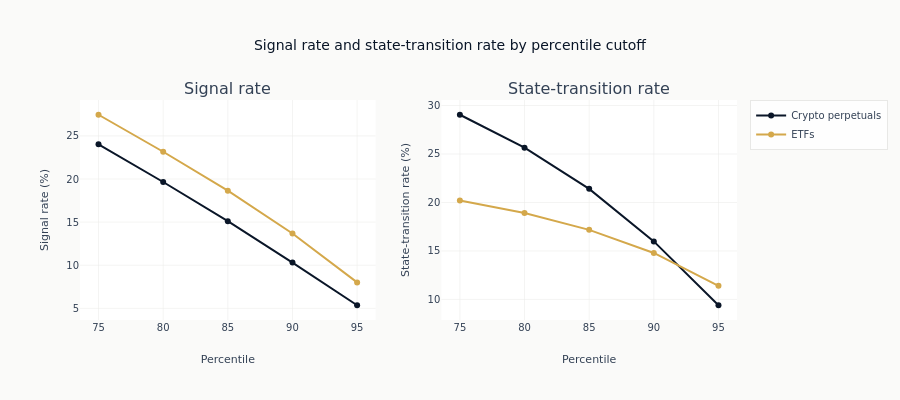

The cell this chart's notebook holds for it:
### Markdown cell above
## 9. What the cutoff buys

The same sweep in the other direction: lookback held at the shortest in the grid, percentile
varying. The shortest lookback is the one where the cutoff moves most, so this is the setting
pair that produces the widest range of behaviour.

### Code cell
fig = make_subplots(rows=1, cols=2, subplot_titles=["Signal rate", "State-transition rate"])

for case_study in CASE_STUDIES:
    data = comparison_df.filter(
        (pl.col("case_study") == case_study)
        & (pl.col("method") == "rolling_percentile")
        & (pl.col("window") == min(ROLLING_WINDOWS))
    ).sort("percentile")

    fig.add_trace(
        go.Scatter(
            x=data["percentile"].to_list(),
            y=(data["signal_rate"] * 100).to_list(),
            name=CASE_STUDIES[case_study],
            mode="lines+markers",
            line=dict(color=CASE_STUDY_COLORS[case_study]),
            marker=dict(color=CASE_STUDY_COLORS[case_study]),
        ),
        row=1,
        col=1,
    )
    fig.add_trace(
        go.Scatter(
            x=data["percentile"].to_list(),
            y=(data["transition_rate"] * 100).to_list(),
            name=CASE_STUDIES[case_study],
            mode="lines+markers",
            line=dict(color=CASE_STUDY_COLORS[case_study]),
            marker=dict(color=CASE_STUDY_COLORS[case_study]),
            showlegend=False,
        ),
        row=1,
        col=2,
    )

fig.update_layout(
    title="Signal rate and state-transition rate by percentile cutoff",
    height=400,
    margin=dict(t=100, r=140),
    legend=dict(x=1.02, y=1.0, xanchor="left", yanchor="top"),
)
fig.update_xaxes(title_text="Percentile", row=1, col=1)
fig.update_xaxes(title_text="Percentile", row=1, col=2)
fig.update_yaxes(title_text="Signal rate (%)", row=1, col=1)
fig.update_yaxes(title_text="State-transition rate (%)", row=1, col=2)
_pct_ends = {}
for case_study in CASE_STUDIES:
    _row = comparison_df.filter(
        (pl.col("case_study") == case_study)
        & (pl.col("method") == "rolling_percentile")
        & (pl.col("window") == min(ROLLING_WINDOWS))
    ).sort("percentile")
    _pct_ends[CASE_STUDIES[case_study]] = (
        _row["signal_rate"].to_list(),
        _row["transition_rate"].to_list(),
    )
_pct_sentences = " ".join(
    f"{name}: signal rate {sig[0] * 100:.1f} down to {sig[-1] * 100:.1f} percent, "
    f"state-transition rate {tr[0] * 100:.1f} down to {tr[-1] * 100:.1f} percent."
    for name, (sig, tr) in _pct_ends.items()
    if sig and tr
)
show_plotly_with_alt(
    fig,
    (
        f"Two line panels against the percentile cutoff, swept from {min(PERCENTILES)} to "
        f"{max(PERCENTILES)}, one line per prediction set, signal rate on the left and "
        "state-transition rate on the right. Only the trailing-percentile method is plotted, "
        f"with its window pinned at the shortest in the grid, {min(ROLLING_WINDOWS)} "
        "observations, so the sweep varies the cutoff alone. The cutoff is the percentile of "
        "that trailing window a score must exceed to fire. Drawn beside the lookback sweep "
        "so the rule's two settings can be read the same way."
    ),
)

### Figure 1 — Plotly figure (JSON) as saved in the notebook; plotly's stock layout.template omitted (floating-point values rounded to 4 significant figures)
{"data": [{"line": {"color": "#0a1628"}, "marker": {"color": "#0a1628"}, "mode": "lines+markers", "name": "Crypto perpetuals", "type": "scatter", "x": [75, 80, 85, 90, 95], "xaxis": "x", "y": [24.02, 19.65, 15.11, 10.31, 5.36], "yaxis": "y"}, {"line": {"color": "#0a1628"}, "marker": {"color": "#0a1628"}, "mode": "lines+markers", "name": "Crypto perpetuals", "showlegend": false, "type": "scatter", "x": [75, 80, 85, 90, 95], "xaxis": "x2", "y": [29.05, 25.65, 21.4, 15.98, 9.399], "yaxis": "y2"}, {"line": {"color": "#D4A84B"}, "marker": {"color": "#D4A84B"}, "mode": "lines+markers", "name": "ETFs", "type": "scatter", "x": [75, 80, 85, 90, 95], "xaxis": "x", "y": [27.45, 23.16, 18.65, 13.68, 8.009], "yaxis": "y"}, {"line": {"color": "#D4A84B"}, "marker": {"color": "#D4A84B"}, "mode": "lines+markers", "name": "ETFs", "showlegend": false, "type": "scatter", "x": [75, 80, 85, 90, 95], "xaxis": "x2", "y": [20.21, 18.91, 17.17, 14.79, 11.41], "yaxis": "y2"}], "layout": {"annotations": [{"font": {"size": 16}, "showarrow": false, "text": "Signal rate", "x": 0.225, "xanchor": "center", "xref": "paper", "y": 1.0, "yanchor": "bottom", "yref": "paper"}, {"font": {"size": 16}, "showarrow": false, "text": "State-transition rate", "x": 0.775, "xanchor": "center", "xref": "paper", "y": 1.0, "yanchor": "bottom", "yref": "paper"}], "height": 400, "legend": {"x": 1.02, "xanchor": "left", "y": 1.0, "yanchor": "top"}, "margin": {"r": 140, "t": 100}, "title": {"text": "Signal rate and state-transition rate by percentile cutoff"}, "xaxis": {"anchor": "y", "domain": [0.0, 0.45], "title": {"text": "Percentile"}}, "xaxis2": {"anchor": "y2", "domain": [0.55, 1.0], "title": {"text": "Percentile"}}, "yaxis": {"anchor": "x", "domain": [0.0, 1.0], "title": {"text": "Signal rate (%)"}}, "yaxis2": {"anchor": "x2", "domain": [0.0, 1.0], "title": {"text": "State-transition rate (%)"}}}}
